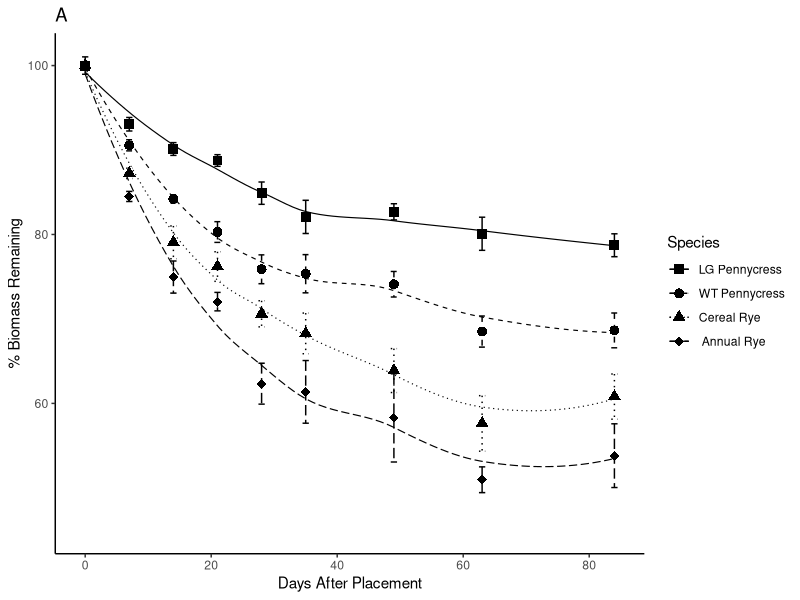
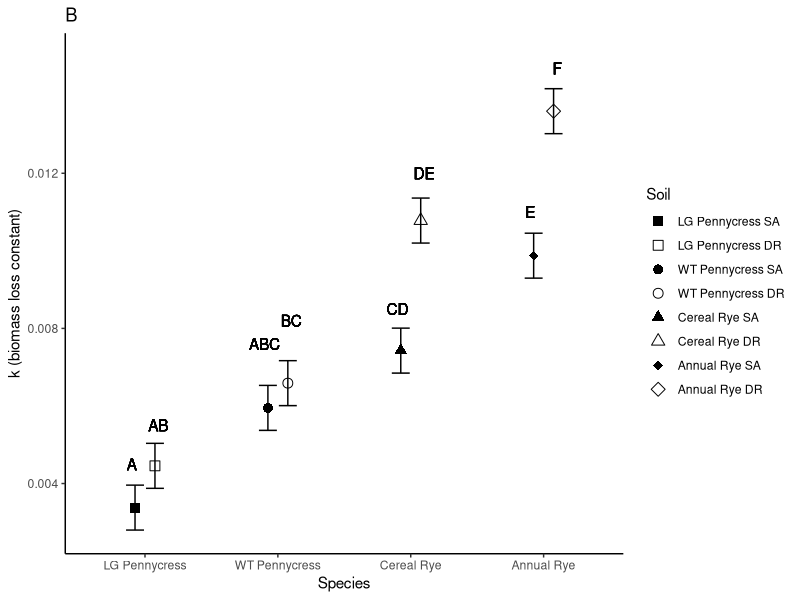
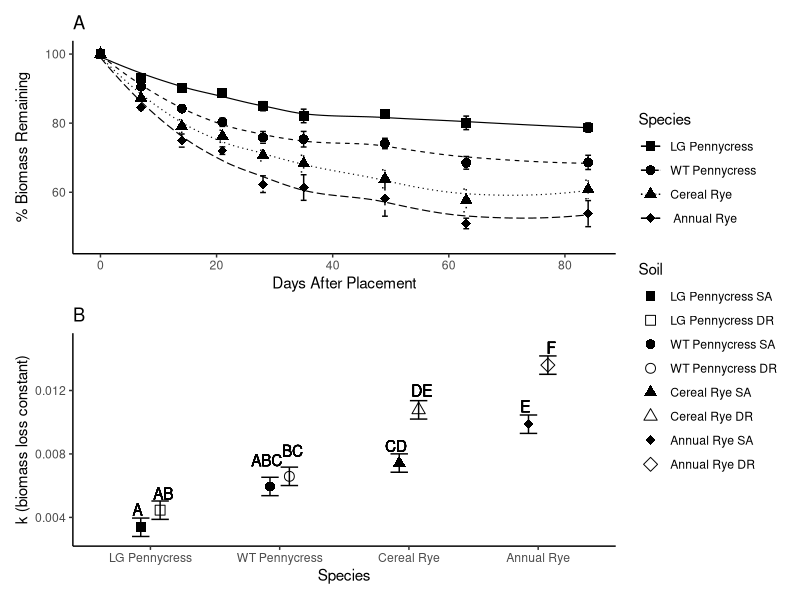
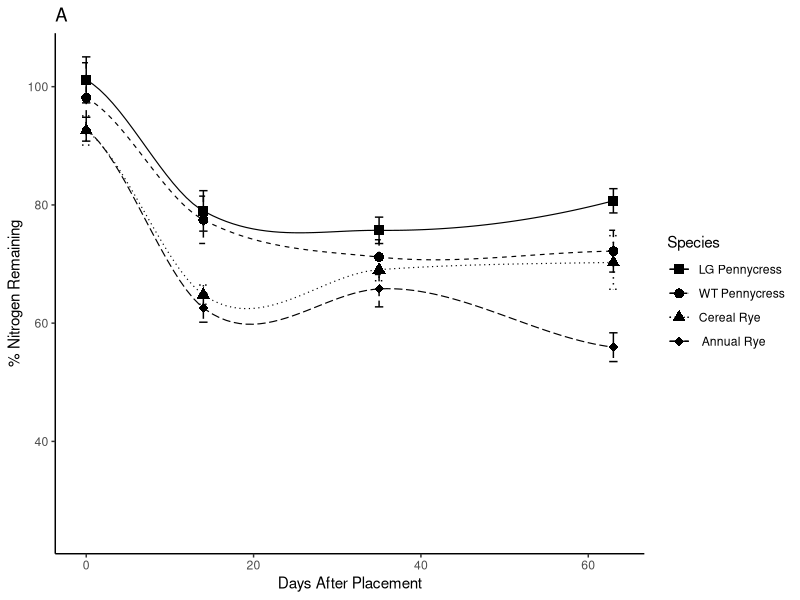
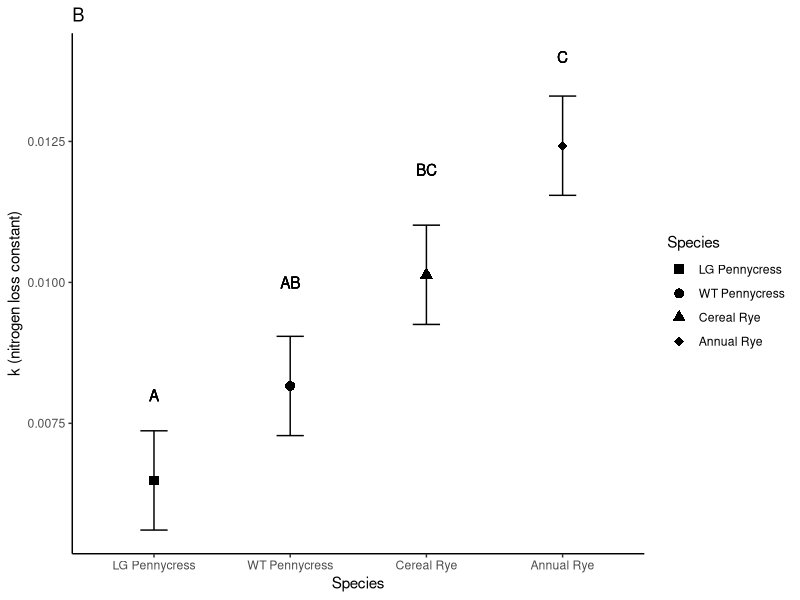
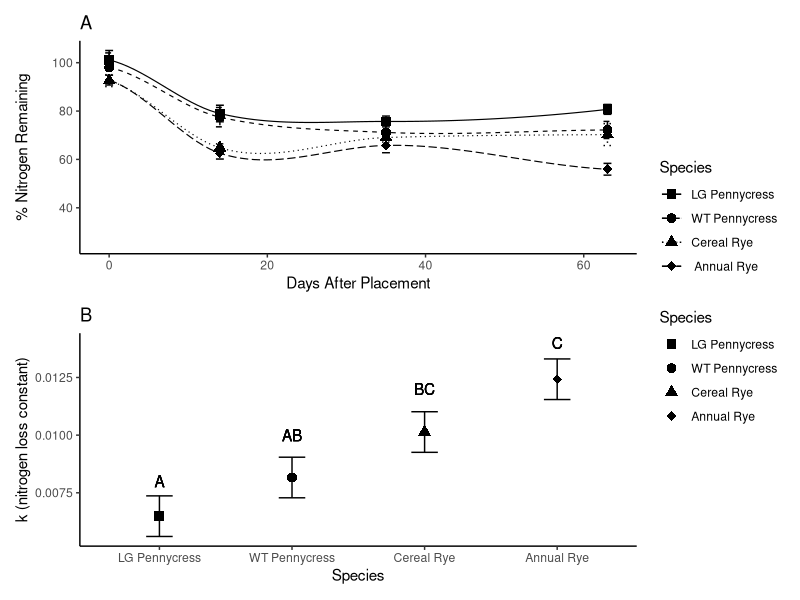
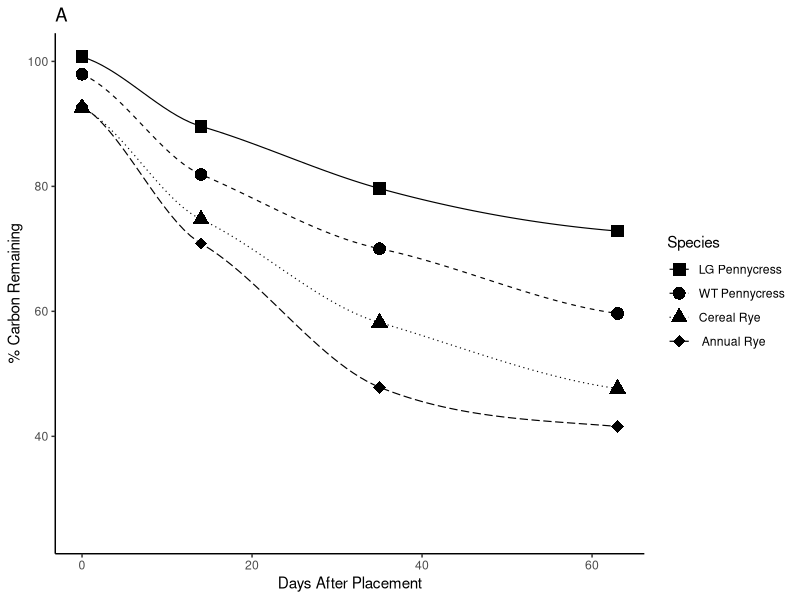
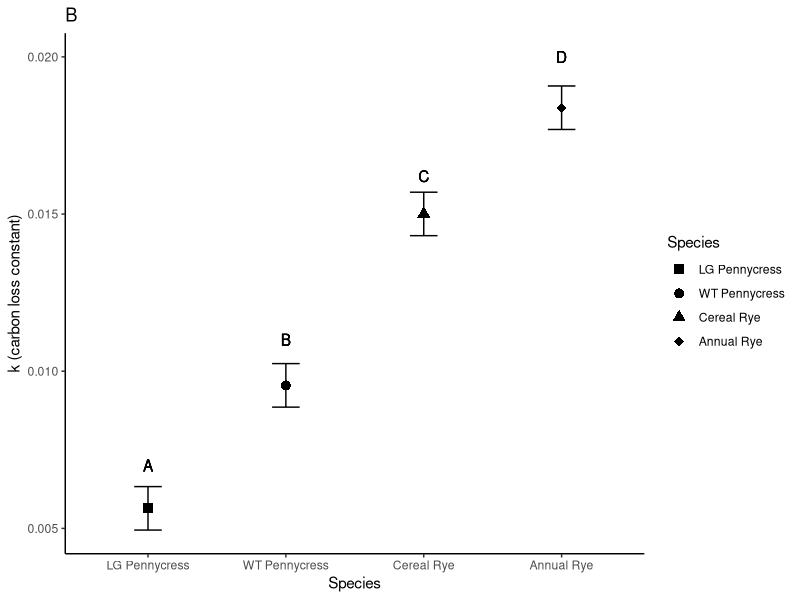

Source code (R) for these figures, in order:
# LOAD LIBRARIES ----
library(tidyverse) 
library(patchwork)

# OBJECTIVE ----
# I'm going to use this file for all of the final plotting
# I need to do so that I can do it all in one place.
# At the end of the biomass, nitrogen, and carbon analysis scripts
#I saved the relevant files as csv files
# in the filepath: "output/final". The full data frame for
# the nitrogen and carbon loss data is created and 
# saved in the carbon analysis file so that I only had to do it 
# once and put it in one place. 
# going to start by plotting the percent remaining over time, 
# and them the emmeans graphs with relevant
# statistics. Will see where to go from there. 

# READ IN THE DATA ----

# full nitrogen and carbon data ----
nutrients.df <- 
  read_csv("output/final files from import and k calcs/from import and clean/nutrients.csv")

# full decomp data ----
biomass.df <- 
  read_csv("output/final files from import and k calcs/from import and clean/total biomass.csv")

# now we load in the emmeans for those plots 
# biomass ----
biomass_k_emmeans.df <- 
  read_csv("output/statistical results/biomass results.csv")

# nitrogen ----
nitrogen_k_emmeans.df <- 
  read_csv("output/statistical results/nitrogen results.csv")

# carbon ----
carbon_k_emmeans.df <- 
  read_csv("output/statistical results/carbon results.csv")

# carbon to nitrogen ratios ----
ratios.df <- 
  read_csv("output/carbon to nitrogen ratios/c to n ratios.csv")

# carbon to nitrogen ratios by soil ----
ratio_soils.df <- 
  read_csv("output/carbon to nitrogen ratios/ c to n ratios by soil.csv")

# CLEANING OF FILES ----

# add species to biomass data frame 
biomass_k_emmeans.df <- biomass_k_emmeans.df %>%
  mutate(spp = case_when(
    trt == "GM_PC_1" ~ "gm_pc",
    trt == "GM_PC_2" ~ "gm_pc",
    trt == "PC_1" ~ "pc",
    trt == "PC_2" ~ "pc",
    trt == "CR_1" ~ "cr",
    trt == "CR_2" ~ "cr",
    trt == "AR_1" ~ "ar",
    trt == "AR_2" ~ "ar"))

# add soil to biomass data frame
biomass_k_emmeans.df <- biomass_k_emmeans.df %>%
  mutate(soil = case_when(
    trt == "GM_PC_1" ~ "1",
    trt == "GM_PC_2" ~ "2",
    trt == "PC_1" ~ "1",
    trt == "PC_2" ~ "2",
    trt == "CR_1" ~ "1",
    trt == "CR_2" ~ "2",
    trt == "AR_1" ~ "1",
    trt == "AR_2" ~ "2"))

# rename treatment to spp_soil to work with the graphs i aleady wrote
biomass_k_emmeans.df<- biomass_k_emmeans.df %>%
  rename(spp_soil = trt)

# FIGURES ----

# BIOMASS ----

# percent remaining
total_biomass_days.plot <- biomass.df %>%
  mutate(spp = as.factor(spp)) %>%
  mutate(spp = fct_relevel(spp, "GM_PC", "PC", "CR", "AR")) %>%
  ggplot(mapping = aes(days, pct_mass_remain_corr, shape = spp, linetype = spp)) + 
  stat_summary(fun = mean, na.rm = TRUE, geom = "point", size = 3) +
  geom_smooth(se = FALSE, color = "black", size = 0.4) +
  stat_summary(fun.data = mean_se, na.rm = TRUE, geom = "errorbar", width = 1) +
  labs(x = "Days After Placement", y = "% Biomass Remaining") +
  scale_shape_manual(name = "Species",
                     label = c("LG Pennycress", "WT Pennycress", "Cereal Rye", " Annual Rye"),
                     values = c(15, 16, 17, 18)) +
  scale_linetype_manual(name = "Species",
                        label =
                          c("LG Pennycress", "WT Pennycress", "Cereal Rye", " Annual Rye"),
                        values = c(1, 2, 3, 5)) +
  labs(shape = "Species", linetype = "Species") +
  expand_limits(y = 45) +
  ggtitle("A") +
  theme_classic()

# WHAT METHOD DO WE USE FOR SMOOTH LINE???? ----
  # geom_smooth( aes(x = days, y = pct_mass_remain_corr, color=spp),
  #              method = "nls", formula = y ~ 100 * exp(-k*x), 
  #              method.args = list(start = c(k=0.001)), se = FALSE)

# geom_smooth(se = FALSE, color = "black", size = 0.4) +

# geom_smooth(se = FALSE, color = "black", size = 0.4, method="loess", span = 1.3) +


total_biomass_days.plot

# emm contrasts
biomass_contrast.plot <- biomass_k_emmeans.df %>%
  mutate(spp = fct_relevel(spp, "gm_pc", "pc", "cr", "ar")) %>%
  mutate(spp_soil = fct_relevel(spp_soil,
                                "GM_PC_1", "GM_PC_2", "PC_1", "PC_2", "CR_1", "CR_2",
                                "AR_1", "AR_2")) %>%
  ggplot(aes(x=spp)) +
  geom_point(aes(y=emmean, shape = spp_soil, group = soil), 
             position = position_dodge2(width = 0.3), size = 3) +
  geom_errorbar(aes(ymin = emmean-SE, ymax = emmean+SE, group = soil), 
                position = position_dodge2(0.3),
                stat="identity", width = 0.3) + 
  labs(x="Species", y= "k (biomass loss constant)")  +
  geom_text(aes(x = 0.9, y = .0045, label = "A")) +
  geom_text(aes(x = 1.1, y = .0055, label = "AB")) +
  geom_text(aes(x = 1.9, y = .0076, label = "ABC")) +
  geom_text(aes(x = 2.1, y = .0082, label = "BC")) +
  geom_text(aes(x = 2.9, y = .0085, label = "CD"))+
  geom_text(aes(x = 3.1, y = .012, label = "DE")) +
  geom_text(aes(x = 3.9, y = .011, label = "E"))+
  geom_text(aes(x = 4.1, y = .0147, label = "F")) +
  scale_x_discrete(labels = c("pc" = "WT Pennycress", "gm_pc" = "LG Pennycress",
                              "cr" = "Cereal Rye", "ar" = "Annual Rye")) +
  scale_shape_manual(name = "Soil ",
                     label = c("LG Pennycress SA","LG Pennycress DR",
                               "WT Pennycress SA", "WT Pennycress DR", 
                               "Cereal Rye SA", "Cereal Rye DR",
                               "Annual Rye SA", "Annual Rye DR"),
                     values = c(15, 0, 16, 1, 17, 2, 18, 5)) +
  expand_limits(ymin = 0.005, ymax = 0.015) +
  ggtitle("B") +
  theme_classic()

biomass_contrast.plot

# full
total_biomass_days.plot + biomass_contrast.plot + plot_layout(ncol = 1, guides = "collect")


# NITROGEN ----

# mass remaining 
nitrogen_days.plot <- nutrients.df %>%
   mutate(spp = as.factor(spp)) %>%
   mutate(spp = fct_relevel(spp, "GM_PC", "PC", "CR", "AR")) %>%
  ggplot(mapping = aes(days, pct_n_remain, shape = spp, linetype = spp)) +
  stat_summary(fun = mean, na.rm = TRUE, geom = "point", size = 3) +
  geom_smooth(se = FALSE, color = "black", size = 0.4) +
  stat_summary(fun.data = mean_se, na.rm = TRUE, geom = "errorbar", width = 1) +
  labs(x = "Days After Placement", y = "% Nitrogen Remaining") +
  scale_shape_manual(name = "Species", 
                     label = c("LG Pennycress", "WT Pennycress", "Cereal Rye", " Annual Rye"),
                     values = c(15, 16, 17, 18)) +
  scale_linetype_manual(name = "Species",
                        label =
                          c("LG Pennycress", "WT Pennycress", "Cereal Rye", " Annual Rye"),
                        values = c(1, 2, 3, 5)) +
  labs(shape = "Species", linetype = "Species") +
  expand_limits(y = 25) +
  ggtitle("A") +
  theme_classic()

nitrogen_days.plot

# emmeans with spp on x
# empty shapes with fill for soil - soil type differentially affects decomposition by species 
nitrogen_emm.plot <- nitrogen_k_emmeans.df %>%
  mutate(spp = fct_relevel(spp, "GM_PC", "PC", "CR", "AR")) %>%
  ggplot(aes(x=spp, shape = spp)) +
  geom_point(aes(y=emmean), size=3) +
  geom_errorbar(aes(ymin = emmean-SE, ymax = emmean+SE), 
                stat="identity", width = 0.2) +
  labs(x="Species", y= "k (nitrogen loss constant)")  +
  geom_text(aes(x = 1, y = .008, label = "A")) +
  geom_text(aes(x = 2, y = .010, label = "AB")) +
  geom_text(aes(x = 3, y = .012, label = "BC"))+
  geom_text(aes(x = 4, y = .014, label = "C")) +
  scale_x_discrete(labels = c("PC" = "WT Pennycress", "GM_PC"= "LG Pennycress",
                              "CR" = "Cereal Rye", "AR" = "Annual Rye")) +
  scale_shape_manual(name = "Species", 
                     label = c("LG Pennycress", "WT Pennycress", "Cereal Rye", "Annual Rye"),
                     values = c(15, 16, 17, 18)) +
  ggtitle("B") +
  theme_classic()

nitrogen_emm.plot

# full
nitrogen_days.plot + nitrogen_emm.plot + plot_layout(guides = "collect", ncol = 1)

# CARBON ----

# mass remaining 
carbon.plot <- nutrients.df %>%
  mutate(spp = as.factor(spp)) %>%
  mutate(spp = fct_relevel(spp, "GM_PC", "PC", "CR", "AR")) %>%
  ggplot(mapping = aes(days, pct_c_remain, shape = spp, linetype = spp)) +
  stat_summary(fun = mean, na.rm = TRUE, geom = "point", size = 4) +
  geom_smooth(se = FALSE, color = "black", size = 0.4) +
  stat_summary(fun = mean, na.rm = TRUE, geom = "point", size = 3) +
  labs(x = "Days After Placement", y = "% Carbon Remaining") +
  scale_shape_manual(name = "Species", 
                     label = c("LG Pennycress", "WT Pennycress", "Cereal Rye", " Annual Rye"),
                     values = c(15, 16, 17, 18)) +
  scale_linetype_manual(name = "Species",
                        label =
                          c("LG Pennycress", "WT Pennycress", "Cereal Rye", " Annual Rye"),
                        values = c(1, 2, 3, 5)) +
  labs(shape = "Species", linetype = "Species") +
  expand_limits(y = 25) +
  ggtitle("A") +
  theme_classic()

carbon.plot

# emmeans 
carbon_emm.plot <- carbon_k_emmeans.df %>%
  mutate(spp = fct_relevel(spp, "GM_PC", "PC", "CR", "AR")) %>%
  ggplot(aes(x=spp, shape = spp)) +
  geom_point(aes(y=emmean), size=3) +
  geom_errorbar(aes(ymin = emmean-SE, ymax = emmean+SE), 
                stat="identity", width = 0.2) +
  labs(x="Species", y= "k (carbon loss constant)")  +
  geom_text(aes(x = 1, y = .007, label = "A")) +
  geom_text(aes(x = 2, y = .011, label = "B")) +
  geom_text(aes(x = 3, y = .0162, label = "C"))+
  geom_text(aes(x = 4, y = .02, label = "D")) +
  scale_x_discrete(labels = c("PC" = "WT Pennycress", "GM_PC"= "LG Pennycress",
                              "CR" = "Cereal Rye", "AR" = "Annual Rye")) +
  scale_shape_manual(name = "Species", 
                     label = c("LG Pennycress", "WT Pennycress", "Cereal Rye", "Annual Rye"),
                     values = c(15, 16, 17, 18)) +
  expand_limits(ymin = 0.005, ymax = 0.02) +
  ggtitle("B") +
  theme_classic()

carbon_emm.plot

# carbon plots together
carbon.plot + carbon_emm.plot + plot_layout(ncol = 1)

# PUT THE PLOTS TOGETHER FOR THE PAPER ----

# biomass ----
final_biomass.plot <- 
  total_biomass_days.plot + biomass_contrast.plot + plot_layout(ncol = 1, guides = "collect")

# save it 
# ggsave(final_biomass.plot, path = "output/figures/final biomass.jpg",
#        units = "in", width = 6, height = 6, dpi = 700)

ggsave("output/figures/final biomass.jpg", final_biomass.plot,
       width = 7, height = 7, dpi = 700)

# nitrogen ----
final_nitrogen.plot <- 
  nitrogen_days.plot + nitrogen_emm.plot + plot_layout(guides = "collect", ncol = 1)

# save it
ggsave("output/figures/final nitrogen.jpg", final_nitrogen.plot,
       width = 7, height = 7, dpi = 700)


# carbon ----
final_carbon.plot <- 
  carbon.plot + carbon_emm.plot + plot_layout(ncol = 1)

#save it 
ggsave("output/figures/final carbon.jpg", final_carbon.plot,
       width = 7, height = 7, dpi = 700)


# CARBON TO NITROGEN RATIOS PLOTTING ----

# just looking at initial carbon to nitrogen ratio by species
ratios.df %>%
  filter(days == 0) %>%
  ggplot(mapping = aes(spp, mean, shape = spp)) +
  geom_point(size = 3) +
  scale_shape_manual(name = "Species", 
                     label = c("Annual Rye", "Cereal Rye", "LG Pennycress", " WT Pennycress"),
                     values = c(15, 16, 17, 18)) +
  labs(x = "Species", y = "Initial Carbon to Nitrogen Ratio") +
  theme_classic()
  
# with comparisons to other papers and sources
ratios.df %>%
  filter(days == 0) %>%
  mutate(spp = fct_relevel(spp, "GM_PC", "PC", "CR", "AR")) %>%
  ggplot(mapping = aes(spp, mean, shape = spp)) +
  geom_point(size = 5) +
  scale_shape_manual(name = "Species", 
                     label = c("LG Pennycress", "WT Pennycress", "Cereal Rye", "Annual Rye"),
                     values = c(15, 16, 17, 18)) +
  scale_x_discrete(labels = c("PC" = "WT Pennycress", "GM_PC"= "LG Pennycress",
                              "CR" = "Cereal Rye", "AR" = "Annual Rye")) +
  geom_text(aes(x = 1, y = 11, label = "Hairy Vetch")) +
  geom_text(aes(x = 1, y = 57, label = "Corn Stover")) +
  geom_text(aes(x = 1, y = 24, label = "Ideal Microbial Diet")) +
  labs(x = "Species", y = "Initial Carbon to Nitrogen Ratio") +
  theme_classic()

# at cn of 24/25 to 1 there is no leftover carbon or nitrogen!


  
